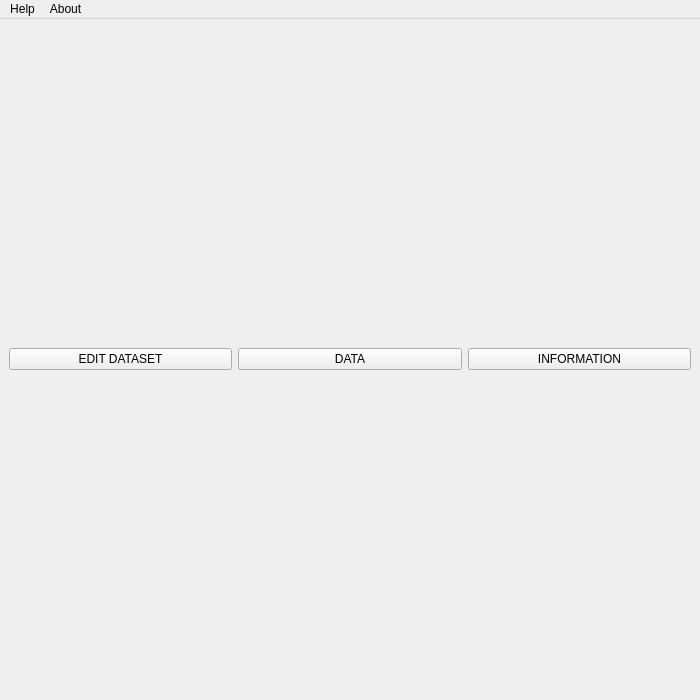
<?xml version="1.0" encoding="UTF-8"?>
<ui version="4.0">
 <class>MainWindow</class>
 <widget class="QMainWindow" name="MainWindow">
  <property name="geometry">
   <rect>
    <x>0</x>
    <y>0</y>
    <width>700</width>
    <height>700</height>
   </rect>
  </property>
  <property name="windowTitle">
   <string>MainWindow</string>
  </property>
  <widget class="QWidget" name="centralwidget">
   <layout class="QHBoxLayout" name="horizontalLayout_2">
    <item>
     <layout class="QHBoxLayout" name="horizontalLayout">
      <item>
       <widget class="QPushButton" name="editDataButton">
        <property name="text">
         <string>EDIT DATASET</string>
        </property>
       </widget>
      </item>
      <item>
       <widget class="QPushButton" name="dataButton">
        <property name="text">
         <string>DATA</string>
        </property>
       </widget>
      </item>
      <item>
       <widget class="QPushButton" name="infoButton">
        <property name="text">
         <string>INFORMATION</string>
        </property>
       </widget>
      </item>
     </layout>
    </item>
   </layout>
  </widget>
  <widget class="QMenuBar" name="menubar">
   <property name="geometry">
    <rect>
     <x>0</x>
     <y>0</y>
     <width>700</width>
     <height>22</height>
    </rect>
   </property>
   <widget class="QMenu" name="menuHelp">
    <property name="title">
     <string>Help</string>
    </property>
    <addaction name="actionDownload_CSV"/>
    <addaction name="actionUpload_CSV"/>
   </widget>
   <widget class="QMenu" name="menuAbout">
    <property name="title">
     <string>About</string>
    </property>
    <addaction name="actionView_logo"/>
   </widget>
   <addaction name="menuHelp"/>
   <addaction name="menuAbout"/>
  </widget>
  <action name="actionDownload_CSV">
   <property name="text">
    <string>Download CSV</string>
   </property>
  </action>
  <action name="actionView_logo">
   <property name="text">
    <string>View logo</string>
   </property>
  </action>
  <action name="actionUpload_CSV">
   <property name="text">
    <string>Upload CSV</string>
   </property>
  </action>
 </widget>
 <resources/>
 <connections/>
</ui>
